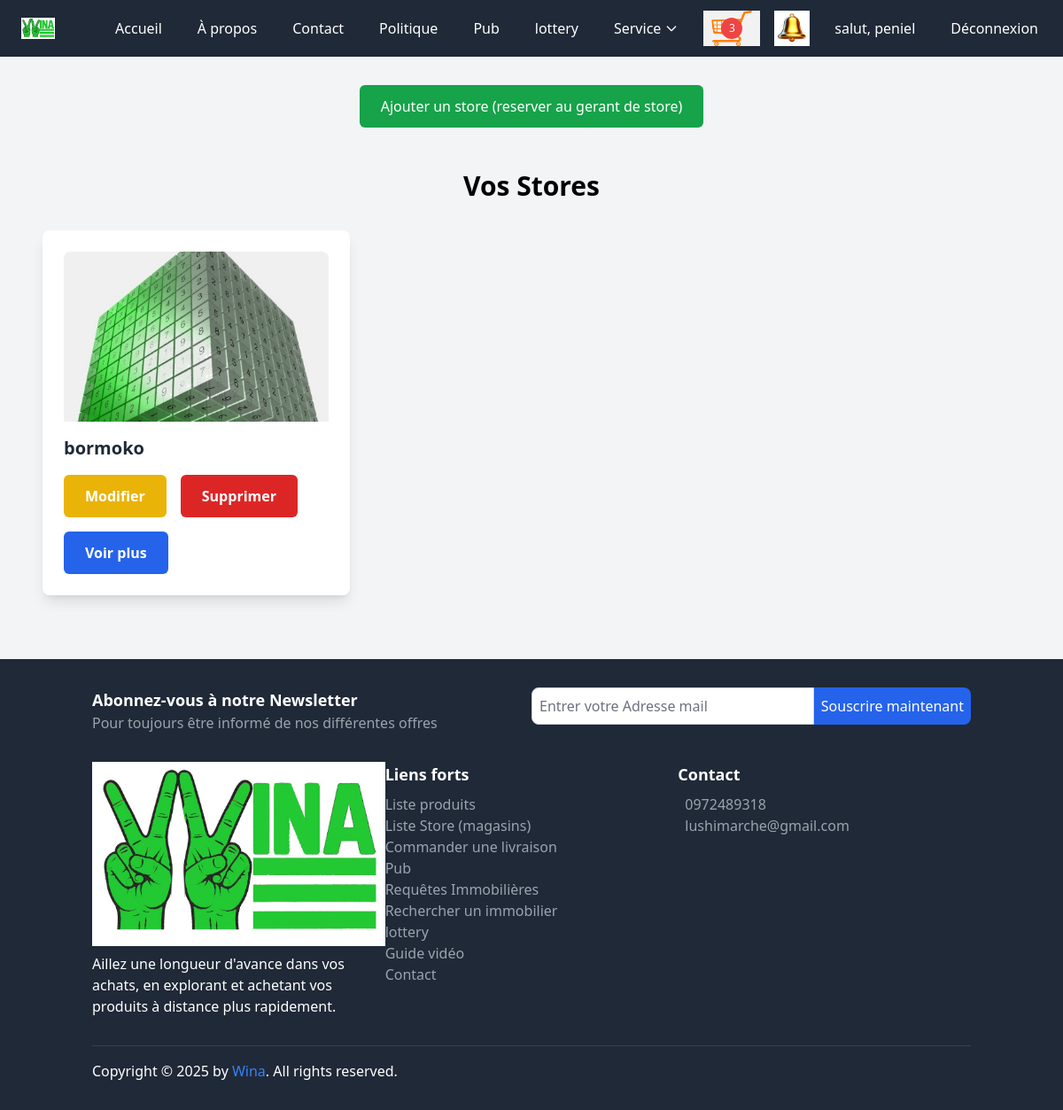
The page /profile/stores/ (signed in) on the database its author committed.
### core/models.py (models this page shows, shortened)
class Cart(models.Model):
    user = models.ForeignKey(settings.AUTH_USER_MODEL, on_delete=models.CASCADE, related_name='carts')
    country = models.ForeignKey(Country, on_delete=models.CASCADE, related_name='carts')
    created_at = models.DateTimeField(auto_now_add=True)
    is_ordered = models.BooleanField(default=False)
    is_active = models.BooleanField(default=True)
    def get_item_count(self):
        return sum(item.quantity for item in self.items.all())

class CartItem(models.Model):
    cart = models.ForeignKey(Cart, on_delete=models.CASCADE, related_name='items')
    product = models.ForeignKey(Product, on_delete=models.CASCADE)
    quantity = models.PositiveIntegerField(default=1)  # Définir un valeur par défaut de 1

class CustomUser(AbstractUser):
    email = models.EmailField(unique=True)
    profile_pic = models.ImageField(upload_to="p_img", blank=True, null=True)
    address = models.CharField(max_length=50, blank=True, null=True)
    phone = models.CharField(max_length=11, blank=True, null=True)
    commune = models.CharField(max_length=50, blank=True, null=True)
    city = models.ForeignKey(City, on_delete=models.SET_NULL, null=True, blank=True)
    country = models.ForeignKey(Country, on_delete=models.SET_NULL, null=True, blank=True)
    interests = models.TextField(blank=True, null=True)
    USERNAME_FIELD = 'email'
    REQUIRED_FIELDS = ['username']

class Store(models.Model):
    owner = models.ForeignKey(
        settings.AUTH_USER_MODEL,
        on_delete=models.CASCADE,
        related_name="stores"
    )
    name = models.CharField(max_length=255)
    slug = models.SlugField(blank=True, null=True, unique=True)
    description = models.TextField()
    adresse = models.TextField()
    thumbnail = models.ImageField(
        upload_to="img",
        null=True,
        blank=True,
        verbose_name="Image du Store"
    )
    created_at = models.DateTimeField(auto_now_add=True)
    updated_at = models.DateTimeField(auto_now=True)
    typestore = models.ForeignKey(
        Typestore,
        on_delete=models.SET_NULL,
        null=True,
        blank=True
    )
    typebusiness = models.ForeignKey(
        'TypeBusiness',
        on_delete=models.SET_NULL,
        null=True,
        blank=True,
        related_name='stores'
    )
    country = models.ForeignKey(
        Country,
        on_delete=models.SET_NULL,
        null=True,
        blank=True,
        related_name="stores"
    )
    city = models.ForeignKey(
        City,
        on_delete=models.SET_NULL,
        null=True,
        blank=True,
        related_name="stores"
    )
    apply_commission = models.BooleanField(default=True)
    favoritestore = models.BooleanField(default=False)
    is_active = models.BooleanField(default=False)
    latitude = models.DecimalField(max_digits=9, decimal_places=6, null=True, blank=True)
    longitude = models.DecimalField(max_digits=9, decimal_places=6, null=True, blank=True)
    from django.utils.text import slugify

### base/views.py (the view)
# urls.py: path("profile/stores/", views.mes_stores_view, name="profile_stores"),
@login_required
def mes_stores_view(request):
    stores = Store.objects.filter(owner=request.user, is_active=True)
    return render(request, "base/profile_stores.html", {"stores": stores})

### core/context_processors.py (called while the page is built)
def cart(request):
    if request.user.is_authenticated:
        cart = get_or_create_cart(request.user)
    else:
        cart = None
    return {'cart': cart}

def unread_notifications_count(request):
    if request.user.is_authenticated:
        hidden_ids = UserNotificationHide.objects.filter(user=request.user).values_list('notification_id', flat=True)
        count = Notification.objects.filter(user=request.user, is_read=False).exclude(id__in=hidden_ids).count()
        return {'unread_notifications_count': count}
    return {}

### core/utils.py (called while the page is built)
def get_or_create_cart(user):
    cart, created = Cart.objects.get_or_create(user=user, is_active=True)
    return cart

### base/templates/base/profile_stores.html (shortened to what this page needs)
{% extends "base.html" %}
{% load static %}
{% block content %}
<div class="container mx-auto mt-8 text-center">
    <div class="flex flex-col sm:flex-row justify-center gap-4">
        <a href="{% url 'create_store' %}"
           class="w-auto px-4 py-2 sm:px-6 sm:py-3 text-white bg-green-600 hover:bg-green-800 rounded-md transition duration-300 mx-auto sm:mx-0">
           Ajouter un store (reserver au gerant de store)
        </a>
    </div>
</div>
<section class="mt-12 pb-12 px-4 sm:px-6 lg:px-12">
    <h2 class="text-3xl font-bold text-center mb-8">Vos Stores</h2>
    <div class="grid grid-cols-1 sm:grid-cols-2 lg:grid-cols-3 xl:grid-cols-4 gap-8">
        {% for store in stores %}
        <div class="transform transition-transform hover:scale-105 hover:shadow-lg duration-300 mb-6">
            <div class="bg-white p-6 rounded-lg shadow-lg hover:shadow-2xl">
                {% if store.thumbnail %}
                <img class="w-full h-48 object-cover rounded-t-lg" src="{{ store.thumbnail.url }}" alt="{{ store.name }}">
                {% else %}
                <img class="w-full h-48 object-cover rounded-t-lg" src="{% static 'img/default-store.jpg' %}" alt="Default Store Image">
                {% endif %}
                <h3 class="text-xl font-semibold text-gray-800 mt-4">{{ store.name }}</h3>
                {% if store.owner == user %}
                <div class="mt-4 flex space-x-4">
                    <a href="{% url 'edit_store' store.slug %}" class="inline-block px-6 py-3 text-white bg-yellow-500 hover:bg-yellow-600 rounded-md font-semibold transition duration-300">
                        Modifier
                    </a>
<a href="{% url 'delete_store' store.slug %}" class="inline-block px-6 py-3 text-white bg-red-600 hover:bg-red-700 rounded-md font-semibold transition duration-300 delete-store-btn">
    Supprimer
</a>
                </div>
                {% endif %}
                <div class="mt-4">
                    <a href="{% url 'store_detail' store.slug %}" class="inline-block px-6 py-3 text-white bg-blue-600 hover:bg-blue-800 rounded-md font-semibold transition duration-300">
                        Voir plus
                    </a>
                </div>
            </div>
        </div>
        {% empty %}
        <p class="text-center text-lg text-gray-600">Vous n'avez pas encore de stores.</p>
        {% endfor %}
    </div>
</section>
{% endblock %}

### templates/base.html (shortened to what this page needs)
{% load static tailwind_tags %}
{% load static %}
<!DOCTYPE html>
<html lang="fr">
<head>
    <link href='https://unpkg.com/boxicons@2.1.4/css/boxicons.min.css' rel='stylesheet'>
    <link rel="stylesheet" href="{% static 'css/dist/styles.css' %}">
    {% tailwind_css %}
</head>
<body class="bg-gray-100">
    <nav class="bg-gray-800 text-white">
        <div class="max-w-7xl mx-auto px-4 py-3 flex justify-between items-center">
            <a href="{% url 'index' %}" class="text-gray hover:underline flex items-center bg-white-800 p-2 rounded">
                <img src="{% static 'img/logoo.png' %}" alt="Logo" class="h-6 mr-2">
            </a>
            <div class="hidden md:flex space-x-4">
                <a href="{% url 'index' %}" class="hover:bg-gray-700 px-3 py-2 rounded">Accueil</a>
                <a href="{% url 'apropos' %}" class="hover:bg-gray-700 px-3 py-2 rounded">À propos</a>
                <a href="{% url 'contact' %}" class="hover:bg-gray-700 px-3 py-2 rounded">Contact</a>
                <a href="{% url 'politique' %}" class="hover:bg-gray-700 px-3 py-2 rounded">Politique</a>
                <a href="{% url 'advertisement_list_wina' %}" class="hover:bg-gray-700 px-3 py-2 rounded">Pub</a>
                <a href="{% url 'lottery_list' %}" class="hover:bg-gray-700 px-3 py-2 rounded">lottery</a>
<div class="relative">
    <button class="hover:bg-gray-700 px-3 py-2 rounded inline-flex items-center" id="immoDropdownButton">
       Service
        <svg class="ml-1 w-4 h-4" fill="none" stroke="currentColor" viewBox="0 0 24 24" xmlns="http://www.w3.org/2000/svg">
            <path stroke-linecap="round" stroke-linejoin="round" stroke-width="2" d="M19 9l-7 7-7-7"></path>
        </svg>
    </button>
</div>
<a href="{% url 'cart_detail_wina' %}" class="relative inline-block">
    <span class="cart-items-count absolute top-1/2 left-1/2 bg-red-500 text-white rounded-full w-6 h-6 flex items-center justify-center text-xs transform -translate-x-1/2 -translate-y-1/2">
        {{ cart.get_item_count }}
    </span>
</a>
{% if user.is_authenticated %}
<a href="{% url 'notifications_list' %}" class="relative inline-block">
    <img src="{% static 'img/belll.jpg' %}" alt="Notifications" class="w-10 h-10">
</a>
{% endif %}
                {% if request.user.is_authenticated %}
                    <a href="{% url 'profile' %}" class="hover:bg-gray-700 px-3 py-2 rounded">salut, {{ request.user.username }}</a>
                    <a href="{% url 'logout' %}" class="hover:bg-gray-700 px-3 py-2 rounded">Déconnexion</a>
                {% else %}
                    <a href="{% url 'signup' %}" class="hover:bg-gray-700 px-3 py-2 rounded">S'inscrire</a>
                    <a href="{% url 'login' %}" class="hover:bg-gray-700 px-3 py-2 rounded">Connexion</a>
                {% endif %}
            </div>
        </div>
    </nav>
      {% block content %}{% endblock content %}
    <footer class="bg-gray-800 text-white py-8">
        <div class="container mx-auto px-4">
            <div class="mb-8">
                <div class="flex flex-col md:flex-row">
                    <div class="md:w-1/2 mb-4 md:mb-0">
                        <h3 class="text-lg font-bold">Abonnez-vous à notre Newsletter</h3>
                        <p class="text-gray-400">Pour toujours être informé de nos différentes offres</p>
                    </div>
                    <div class="md:w-1/2">
                        <form action="https://api.web3forms.com/submit" method="POST" class="flex">
                            <input type="email" name="email" placeholder="Entrer votre Adresse mail" required class="flex-1 p-2 rounded-l-lg border border-gray-300" />
                            <button class="bg-blue-600 text-white p-2 rounded-r-lg">Souscrire maintenant</button>
                        </form>
                    </div>
                </div>
            </div>
            <div class="flex flex-col md:flex-row mb-8">
                <div class="md:w-1/3 mb-4 md:mb-0">
                    <div class="footer-logo mb-2">
                        <img class="img-fluid" src="{% static 'img/logoo.png' %}" alt="">
                    </div>
                    <p>Aillez une longueur d'avance dans vos achats, en explorant et achetant vos produits à distance plus rapidement.</p>
                </div>
                <div class="md:w-1/3 mb-4 md:mb-0">
                    <h3 class="text-lg font-bold">Liens forts</h3>
                    <ul class="mt-2">
                        <li><a href="{% url 'product_list_wina' %}" class="text-gray-400 hover:text-white">Liste produits</a></li>
                        <li><a href="{% url 'store_list_wina' %}" class="text-gray-400 hover:text-white">Liste Store (magasins)</a></li>
                        <li><a href="{% url 'creer_commande' %}" class="text-gray-400 hover:text-white">Commander une livraison</a></li>
                        <li><a href="{% url 'advertisement_list_wina' %}" class="text-gray-400 hover:text-white">Pub</a></li>
                        <li><a href="{% url 'requete_list' %}" class="text-gray-400 hover:text-white">Requêtes Immobilières</a></li>
                        <li><a href="{% url 'requete_create' %}" class="text-gray-400 hover:text-white">Rechercher un immobilier</a></li>
                        <li><a href="{% url 'lottery_list' %}" class="text-gray-400 hover:text-white">lottery</a></li>
                        <li><a href="{% url 'video_list' %}" class="text-gray-400 hover:text-white">Guide vidéo</a></li>
                        <li><a href="{% url 'contact' %}" class="text-gray-400 hover:text-white">Contact</a></li>
                    </ul>
                </div>
                <div class="md:w-1/3">
                    <h3 class="text-lg font-bold">Contact</h3>
                    <div class="mt-2">
                        <p class="flex items-center"><a href="callto:+243 97 24 89 318" class="text-gray-400 hover:text-white">0972489318</a></p>
                        <p class="flex items-center"><a href="mailto:lushimarche@gmail.com" class="text-gray-400 hover:text-white">lushimarche@gmail.com</a></p>
                    </div>
                </div>
            </div>
            <div class="border-t border-gray-700 pt-4">
                <div class="flex justify-between items-center">
                    <div>
                        <p class="mb-0">Copyright © 2025 by <a href="#" class="text-blue-500 hover:underline">Wina</a>. All rights reserved.</p>
                    </div>
                </div>
            </div>
        </div>
    </footer>
</body>
</html>

### rows shown on the page
Cart: get_item_count "3"
CustomUser: user.username "peniel"
Store: thumbnail (picture), name "bormoko", shows "Modifier"
